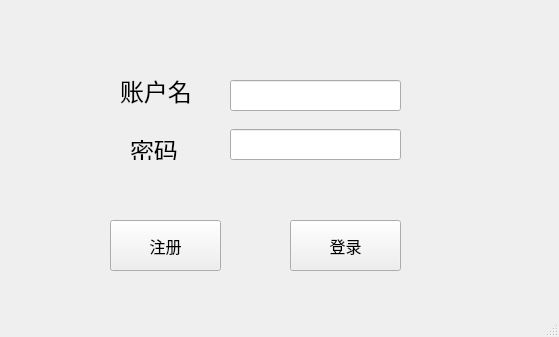
<?xml version="1.0" encoding="UTF-8"?>
<ui version="4.0">
 <class>MainWindow</class>
 <widget class="QMainWindow" name="MainWindow">
  <property name="geometry">
   <rect>
    <x>0</x>
    <y>0</y>
    <width>559</width>
    <height>337</height>
   </rect>
  </property>
  <property name="font">
   <font>
    <family>Candara</family>
    <pointsize>11</pointsize>
   </font>
  </property>
  <property name="windowTitle">
   <string>MainWindow</string>
  </property>
  <property name="styleSheet">
   <string notr="true"># MainWindow{
border-image: url(:/pic/sj_1.png);
;｝</string>
  </property>
  <widget class="QWidget" name="centralwidget">
   <widget class="QLabel" name="label">
    <property name="geometry">
     <rect>
      <x>120</x>
      <y>70</y>
      <width>111</width>
      <height>41</height>
     </rect>
    </property>
    <property name="font">
     <font>
      <family>华文隶书</family>
      <pointsize>18</pointsize>
     </font>
    </property>
    <property name="text">
     <string>账户名</string>
    </property>
   </widget>
   <widget class="QPushButton" name="btn_login">
    <property name="geometry">
     <rect>
      <x>290</x>
      <y>220</y>
      <width>111</width>
      <height>51</height>
     </rect>
    </property>
    <property name="font">
     <font>
      <family>幼圆</family>
      <pointsize>12</pointsize>
     </font>
    </property>
    <property name="text">
     <string>登录</string>
    </property>
   </widget>
   <widget class="QPushButton" name="btn_regis">
    <property name="geometry">
     <rect>
      <x>110</x>
      <y>220</y>
      <width>111</width>
      <height>51</height>
     </rect>
    </property>
    <property name="font">
     <font>
      <family>幼圆</family>
      <pointsize>12</pointsize>
     </font>
    </property>
    <property name="text">
     <string>注册</string>
    </property>
   </widget>
   <widget class="QLineEdit" name="le_pwd">
    <property name="geometry">
     <rect>
      <x>230</x>
      <y>129</y>
      <width>171</width>
      <height>31</height>
     </rect>
    </property>
   </widget>
   <widget class="QLineEdit" name="le_name">
    <property name="geometry">
     <rect>
      <x>230</x>
      <y>80</y>
      <width>171</width>
      <height>31</height>
     </rect>
    </property>
   </widget>
   <widget class="QLabel" name="label_2">
    <property name="geometry">
     <rect>
      <x>130</x>
      <y>140</y>
      <width>81</width>
      <height>20</height>
     </rect>
    </property>
    <property name="font">
     <font>
      <family>华文隶书</family>
      <pointsize>18</pointsize>
     </font>
    </property>
    <property name="text">
     <string>密码</string>
    </property>
   </widget>
  </widget>
  <widget class="QStatusBar" name="statusbar"/>
 </widget>
 <resources/>
 <connections/>
</ui>
